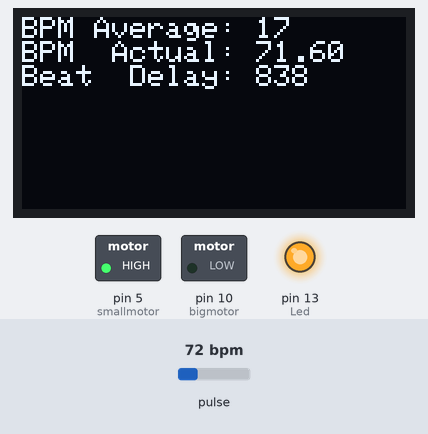
Recording of a sketch running on a simulated Arduino Uno, built with avr-gcc and run on an emulated ATmega328P. Shown: 128×64 one-colour display, switched loads named in the sketch (green lamp = pin HIGH), output pins drawn as LEDs (lit = HIGH). Inputs (shaded band) come from the test bench; at power-on: pulse 72 bpm. What the sketch prints to the serial monitor is not drawn.

Above: at 4.5 s.
4.6 s: pulse set to 158 bpm
At 6.43 s:
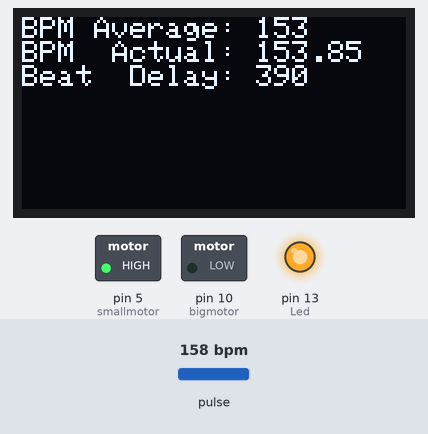
6.5 s: pulse set to 130 bpm
At 8.4 s:
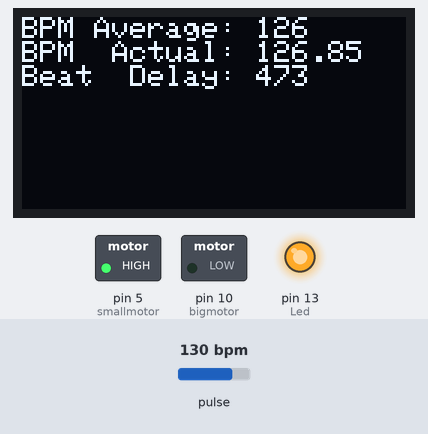
8.6 s: pulse set to 70 bpm
At 11.5 s:
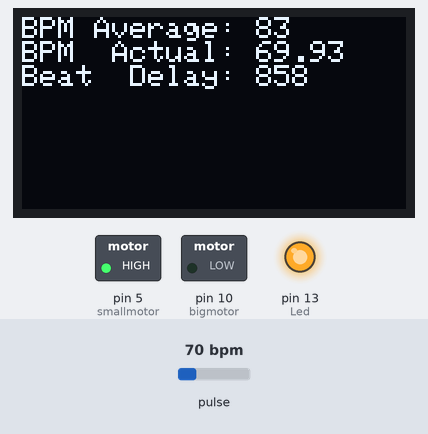
11.6 s: pulse set to 42 bpm
At 13.5 s:
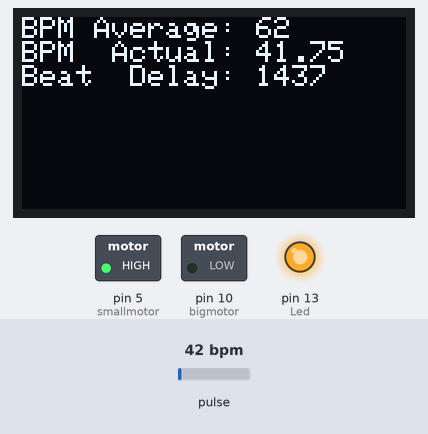
Timing chart, 0 to 15.0 s (numbered marks = the images above; inputs shaded):
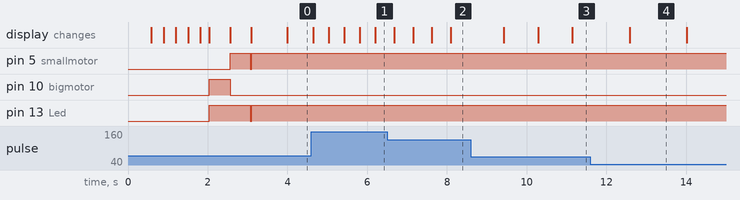

The sketch:

PandO_Teensy.ino
```cpp
//Code to test pulse ox to oled
//some code taken from examples in the library
//max30102  using i2c
//spd1306 oled using i2c

//libraries for pulseox
#include <MAX30105.h>
#include <Wire.h>
#include <heartRate.h>

#include <splash.h>
#include <Adafruit_SSD1306.h>
#include <Adafruit_GFX.h>

//#include <SD.h>

#define OLED_ADDR 0x3C
//SCL A5
//SDA A4

Adafruit_SSD1306 display(-1);

MAX30105 pulseox; //max30102  object

const byte RATE_SIZE = 4; //Increase this for more averaging. 4 is good.
byte rates[RATE_SIZE]; //Array of heart rates
byte rateSpot = 0;
long lastBeat = 0; //Time at which the last beat occurred

float bpm;
int beatAvg;
int lastBeatAvg;
String bpmstr;
long delta;

int lostFlag = 0;

const int bigmotor = 10;
const int smallmotor = 5;
const int Led = LED_BUILTIN;

void setup()
{
  Serial.begin(115200);

  display.begin(SSD1306_SWITCHCAPVCC, OLED_ADDR);
  display.setTextSize(1);                                   //Near it display the average BPM you can display the BPM if you want
  display.setTextColor(WHITE);
  display.clearDisplay();
  display.println("Begin Initialization");
  Serial.println("Begin Initialization");
  display.display();

  delay(500);

  for (int I = 0 ; I <= 50 ; I += 1) {
    display.clearDisplay();
    display.setCursor(0, 0);
    display.println("Initializing");
    display.print(I);
    display.display();
  }


  // Initialize sensor
  if (!pulseox.begin(Wire, I2C_SPEED_FAST)) //Use default I2C port, 400kHz speed
  {
    Serial.println("MAX30105 was not found. Please check wiring/power. ");
    while (1);
  }
  Serial.println("put it on your arm");

  pulseox.setup();
  pulseox.setPulseAmplitudeRed(0x0A); //Turn Red LED to low to indicate sensor is running
  pulseox.setPulseAmplitudeGreen(0); //Turn off Green LED

  display.clearDisplay();
  display.setCursor(0, 0);
  display.println("Initialize Motors");
  display.display();

  pinMode(bigmotor, OUTPUT);
  pinMode(smallmotor, OUTPUT);
  pinMode(Led, OUTPUT);

  display.clearDisplay();
  display.setCursor(0, 0);
  display.println("Initialize Motors");
  display.println("Motor A");
  display.display();
  digitalWrite(bigmotor, HIGH);
  digitalWrite(Led, HIGH);
  delay(500);

  display.clearDisplay();
  display.setCursor(0, 0);
  display.println("Initialize Motors");
  display.println("Motor B");
  display.display();
  digitalWrite(smallmotor, HIGH);
  digitalWrite(bigmotor, LOW);
  delay(500);

  digitalWrite(smallmotor, LOW);
  digitalWrite(Led, LOW);

  display.clearDisplay();
  display.setCursor(0, 0);
  display.println("Done Initialization");
  display.println("Waiting For Data");
  display.display();
  display.setTextSize(1.5);
}


void loop()
{
  long irValue = pulseox.getIR();

  if (beatAvg != lastBeatAvg)  {
    display.clearDisplay();
    display.setCursor(0, 0);
    display.print("BPM Average: ");
    display.println(beatAvg);
    display.print("BPM  Actual: ");
    display.println(bpm);
    display.print("Beat  Delay: ");
    display.println(delta);
    display.display();
    lastBeatAvg = beatAvg;
  }

  if (checkForBeat(irValue) == true) {
    delta = millis() - lastBeat;
    lastBeat = millis();

    bpm = 60 / (delta / 1000.0);
    bpmstr = String(bpm);

    if (bpm < 255 && bpm > 20) {
      rates[rateSpot++] = (byte)bpm; //Store this reading in the array
      rateSpot %= RATE_SIZE; //Wrap variable

      //Take average of readings
      beatAvg = 0;
      for (byte x = 0 ; x < RATE_SIZE ; x++)
        beatAvg += rates[x];
      beatAvg /= RATE_SIZE;
    }
  }
  /*
    display.setCursor(0, 0);
    display.print(bpmstr);
    display.display();*/

  if (irValue > 50000) {
    /*if (lostFlag = 1) {
      lostFlag = 0;

      display.clearDisplay();
      display.setCursor(0,0);
      display.println("Reaquiring Pulse");
      display.display();
    }*/

    Serial.print("IR=");
    Serial.print(irValue);
    Serial.print(", BPM=");


    Serial.print(bpm);
    Serial.print(", Avg BPM=");
    Serial.print(beatAvg);
    Serial.print(", Delay=");
    Serial.print(delta);
  } else {
    Serial.print("IR=");
    Serial.print(irValue);
    Serial.print("   Put it on your arm");

    display.setCursor(0, 24);
    display.println("     Signal Lost   ");
    display.display();

    lostFlag = 1;
  }
  Serial.println();

  if (millis() - lastBeat <= 2500) {
    //digitalWrite(bigmotor, HIGH);
    digitalWrite(smallmotor, HIGH);
    digitalWrite(Led, HIGH);
  } else {
    //digitalWrite(bigmotor, LOW);
    digitalWrite(smallmotor, LOW);
    digitalWrite(Led, LOW);
  }

}
```

Measured:
- after the input at 11.6 s, the display: changes after 0.99 s (image 4)
- what the display in image 4 shows lasts 1.4 s, from 12.6 s to 14.0 s
